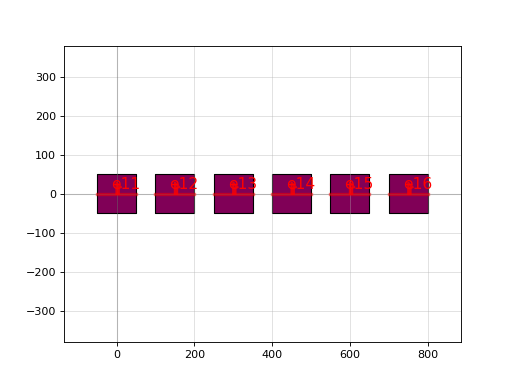

Here is the Python script that generated this plot:
import gdsfactory as gf

c = gf.components.pad_array90(pad='pad', spacing=[150.0, 150.0], columns=6, rows=1, orientation=90)
c.plot()
